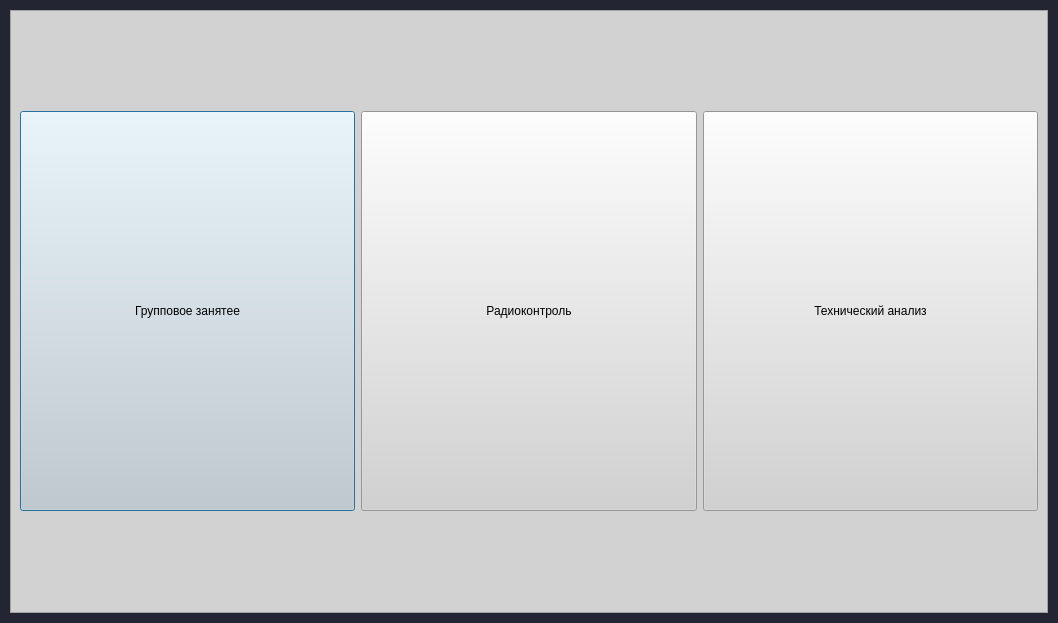
<?xml version="1.0" encoding="UTF-8"?>
<ui version="4.0">
 <class>Dialog</class>
 <widget class="QDialog" name="Dialog">
  <property name="geometry">
   <rect>
    <x>0</x>
    <y>0</y>
    <width>1058</width>
    <height>623</height>
   </rect>
  </property>
  <property name="windowTitle">
   <string>Dialog</string>
  </property>
  <property name="styleSheet">
   <string notr="true">background-color: rgb(35,38,50)</string>
  </property>
  <layout class="QGridLayout" name="gridLayout">
   <property name="leftMargin">
    <number>10</number>
   </property>
   <property name="topMargin">
    <number>10</number>
   </property>
   <property name="rightMargin">
    <number>10</number>
   </property>
   <property name="bottomMargin">
    <number>10</number>
   </property>
   <property name="spacing">
    <number>10</number>
   </property>
   <item row="1" column="0">
    <widget class="QFrame" name="frame_2">
     <property name="styleSheet">
      <string notr="true">background-color: rgb(210, 210, 210)</string>
     </property>
     <property name="frameShape">
      <enum>QFrame::StyledPanel</enum>
     </property>
     <property name="frameShadow">
      <enum>QFrame::Plain</enum>
     </property>
     <layout class="QGridLayout" name="gridLayout_2">
      <item row="0" column="0">
       <widget class="QPushButton" name="btn_prac">
        <property name="sizePolicy">
         <sizepolicy hsizetype="Preferred" vsizetype="Preferred">
          <horstretch>0</horstretch>
          <verstretch>0</verstretch>
         </sizepolicy>
        </property>
        <property name="minimumSize">
         <size>
          <width>200</width>
          <height>400</height>
         </size>
        </property>
        <property name="maximumSize">
         <size>
          <width>400</width>
          <height>16777215</height>
         </size>
        </property>
        <property name="styleSheet">
         <string notr="true">font: 15pt &quot;MS Shell Dlg 2&quot;
</string>
        </property>
        <property name="text">
         <string>Групповое занятее</string>
        </property>
       </widget>
      </item>
      <item row="0" column="1">
       <widget class="QPushButton" name="btn_control">
        <property name="minimumSize">
         <size>
          <width>200</width>
          <height>400</height>
         </size>
        </property>
        <property name="maximumSize">
         <size>
          <width>400</width>
          <height>16777215</height>
         </size>
        </property>
        <property name="styleSheet">
         <string notr="true">font: 15pt &quot;MS Shell Dlg 2&quot;
</string>
        </property>
        <property name="text">
         <string>Радиоконтроль</string>
        </property>
       </widget>
      </item>
      <item row="0" column="2">
       <widget class="QPushButton" name="btn_analysis">
        <property name="minimumSize">
         <size>
          <width>200</width>
          <height>400</height>
         </size>
        </property>
        <property name="maximumSize">
         <size>
          <width>400</width>
          <height>16777215</height>
         </size>
        </property>
        <property name="styleSheet">
         <string notr="true">font: 15pt &quot;MS Shell Dlg 2&quot;
</string>
        </property>
        <property name="text">
         <string>Технический анализ</string>
        </property>
       </widget>
      </item>
     </layout>
    </widget>
   </item>
  </layout>
 </widget>
 <resources/>
 <connections/>
</ui>
